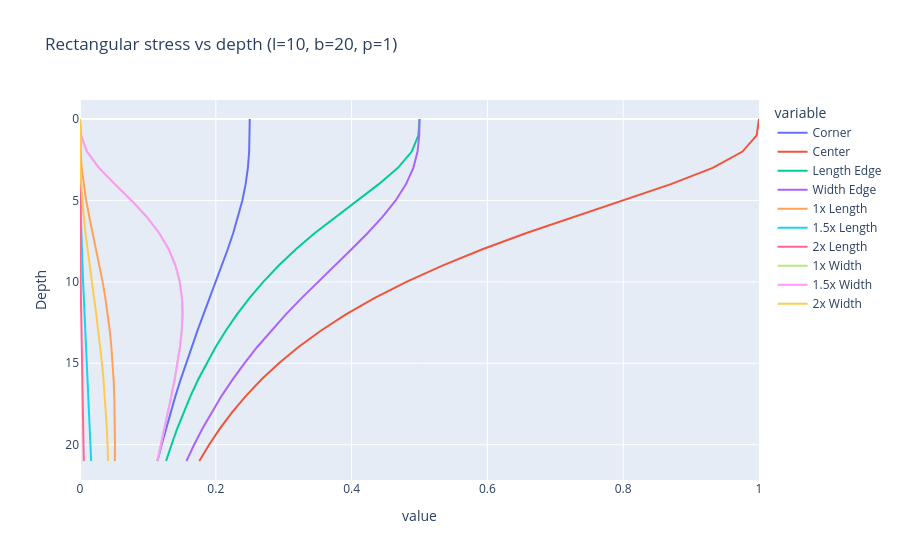

This figure's notebook cell:
### Code cell
# Now let's plot the pressure under a corner
stress_values = [corner_stress,
                 center_stress,
                 length_edge_stress,
                 width_edge_stress,
                 length_1_edge_stress,
                 length_1_5_edge_stress,
                 length_2_edge_stress,
                 width_1_edge_stress,
                 width_1_edge_stress,
                 width_2_edge_stress,
]
names = ["Corner", "Center", "Length Edge", "Width Edge", "1x Length", "1.5x Length", "2x Length",
         "1x Width", "1.5x Width", "2x Width"]

fig = px.line(
    x=stress_values,
    y=z_values,
    labels={'x': 'Vertical stress', 'y': 'Depth'},
    title='Rectangular stress vs depth (l=10, b=20, p=1)'
)
fig.update_yaxes(autorange="reversed")

for i, name in enumerate(names):
    fig.data[i].name = name

fig.show()

### Figure 1 — Plotly figure (JSON) as saved in the notebook; plotly's stock layout.template omitted (floating-point values rounded to 4 significant figures)
{"data": [{"hovertemplate": "variable=wide_variable_0<br>value=%{x}<br>Depth=%{y}<extra></extra>", "legendgroup": "wide_variable_0", "line": {"color": "#636efa", "dash": "solid"}, "marker": {"symbol": "circle"}, "mode": "lines", "name": "Corner", "orientation": "v", "showlegend": true, "type": "scatter", "x": [0.25, 0.2499, 0.2491, 0.2472, 0.2439, 0.2391, 0.233, 0.2257, 0.2176, 0.2089, 0.1999, 0.1909, 0.1818, 0.173, 0.1644, 0.1561, 0.1482, 0.1406, 0.1334, 0.1266, 0.1202, 0.1141], "xaxis": "x", "y": [0.0, 1.0, 2.0, 3.0, 4.0, 5.0, 6.0, 7.0, 8.0, 9.0, 10.0, 11.0, 12.0, 13.0, 14.0, 15.0, 16.0, 17.0, 18.0, 19.0, 20.0, 21.0], "yaxis": "y"}, {"hovertemplate": "variable=wide_variable_1<br>value=%{x}<br>Depth=%{y}<extra></extra>", "legendgroup": "wide_variable_1", "line": {"color": "#EF553B", "dash": "solid"}, "marker": {"symbol": "circle"}, "mode": "lines", "name": "Center", "orientation": "v", "showlegend": true, "type": "scatter", "x": [1.0, 0.9966, 0.9757, 0.9318, 0.8703, 0.7998, 0.7274, 0.6576, 0.5927, 0.5337, 0.4807, 0.4335, 0.3916, 0.3546, 0.3218, 0.2929, 0.2672, 0.2445, 0.2242, 0.2062, 0.1901, 0.1757], "xaxis": "x", "y": [0.0, 1.0, 2.0, 3.0, 4.0, 5.0, 6.0, 7.0, 8.0, 9.0, 10.0, 11.0, 12.0, 13.0, 14.0, 15.0, 16.0, 17.0, 18.0, 19.0, 20.0, 21.0], "yaxis": "y"}, {"hovertemplate": "variable=wide_variable_2<br>value=%{x}<br>Depth=%{y}<extra></extra>", "legendgroup": "wide_variable_2", "line": {"color": "#00cc96", "dash": "solid"}, "marker": {"symbol": "circle"}, "mode": "lines", "name": "Length Edge", "orientation": "v", "showlegend": true, "type": "scatter", "x": [0.5, 0.4984, 0.4886, 0.4682, 0.4401, 0.4083, 0.3763, 0.3459, 0.318, 0.2927, 0.2699, 0.2495, 0.2312, 0.2147, 0.1998, 0.1863, 0.174, 0.1629, 0.1527, 0.1433, 0.1347, 0.1268], "xaxis": "x", "y": [0.0, 1.0, 2.0, 3.0, 4.0, 5.0, 6.0, 7.0, 8.0, 9.0, 10.0, 11.0, 12.0, 13.0, 14.0, 15.0, 16.0, 17.0, 18.0, 19.0, 20.0, 21.0], "yaxis": "y"}, {"hovertemplate": "variable=wide_variable_3<br>value=%{x}<br>Depth=%{y}<extra></extra>", "legendgroup": "wide_variable_3", "line": {"color": "#ab63fa", "dash": "solid"}, "marker": {"symbol": "circle"}, "mode": "lines", "name": "Width Edge", "orientation": "v", "showlegend": true, "type": "scatter", "x": [0.5, 0.4996, 0.4971, 0.4909, 0.4802, 0.4649, 0.4458, 0.4237, 0.3999, 0.3752, 0.3504, 0.3263, 0.3032, 0.2814, 0.261, 0.2421, 0.2246, 0.2086, 0.1939, 0.1804, 0.1681, 0.1568], "xaxis": "x", "y": [0.0, 1.0, 2.0, 3.0, 4.0, 5.0, 6.0, 7.0, 8.0, 9.0, 10.0, 11.0, 12.0, 13.0, 14.0, 15.0, 16.0, 17.0, 18.0, 19.0, 20.0, 21.0], "yaxis": "y"}, {"hovertemplate": "variable=wide_variable_4<br>value=%{x}<br>Depth=%{y}<extra></extra>", "legendgroup": "wide_variable_4", "line": {"color": "#FFA15A", "dash": "solid"}, "marker": {"symbol": "circle"}, "mode": "lines", "name": "1x Length", "orientation": "v", "showlegend": true, "type": "scatter", "x": [0.0, 0.0001024, 0.0007821, 0.00245, 0.005256, 0.009099, 0.01371, 0.01874, 0.02385, 0.02878, 0.03334, 0.0374, 0.0409, 0.04383, 0.04622, 0.0481, 0.04951, 0.05051, 0.05114, 0.05147, 0.05152, 0.05135], "xaxis": "x", "y": [0.0, 1.0, 2.0, 3.0, 4.0, 5.0, 6.0, 7.0, 8.0, 9.0, 10.0, 11.0, 12.0, 13.0, 14.0, 15.0, 16.0, 17.0, 18.0, 19.0, 20.0, 21.0], "yaxis": "y"}, {"hovertemplate": "variable=wide_variable_5<br>value=%{x}<br>Depth=%{y}<extra></extra>", "legendgroup": "wide_variable_5", "line": {"color": "#19d3f3", "dash": "solid"}, "marker": {"symbol": "circle"}, "mode": "lines", "name": "1.5x Length", "orientation": "v", "showlegend": true, "type": "scatter", "x": [1.11e-16, 6.722e-06, 5.309e-05, 0.0001754, 0.0004038, 0.0007601, 0.001257, 0.001896, 0.002672, 0.003573, 0.004578, 0.005666, 0.006812, 0.007993, 0.009186, 0.01037, 0.01152, 0.01264, 0.0137, 0.01469, 0.01561, 0.01645], "xaxis": "x", "y": [0.0, 1.0, 2.0, 3.0, 4.0, 5.0, 6.0, 7.0, 8.0, 9.0, 10.0, 11.0, 12.0, 13.0, 14.0, 15.0, 16.0, 17.0, 18.0, 19.0, 20.0, 21.0], "yaxis": "y"}, {"hovertemplate": "variable=wide_variable_6<br>value=%{x}<br>Depth=%{y}<extra></extra>", "legendgroup": "wide_variable_6", "line": {"color": "#FF6692", "dash": "solid"}, "marker": {"symbol": "circle"}, "mode": "lines", "name": "2x Length", "orientation": "v", "showlegend": true, "type": "scatter", "x": [0.0, 1.259e-06, 1.001e-05, 3.345e-05, 7.82e-05, 0.00015, 0.0002537, 0.0003929, 0.00057, 0.0007861, 0.001041, 0.001334, 0.001662, 0.002022, 0.002412, 0.002826, 0.00326, 0.003709, 0.004169, 0.004635, 0.005103, 0.005568], "xaxis": "x", "y": [0.0, 1.0, 2.0, 3.0, 4.0, 5.0, 6.0, 7.0, 8.0, 9.0, 10.0, 11.0, 12.0, 13.0, 14.0, 15.0, 16.0, 17.0, 18.0, 19.0, 20.0, 21.0], "yaxis": "y"}, {"hovertemplate": "variable=wide_variable_7<br>value=%{x}<br>Depth=%{y}<extra></extra>", "legendgroup": "wide_variable_7", "line": {"color": "#B6E880", "dash": "solid"}, "marker": {"symbol": "circle"}, "mode": "lines", "name": "1x Width", "orientation": "v", "showlegend": true, "type": "scatter", "x": [1.11e-16, 0.001475, 0.01023, 0.02793, 0.05127, 0.07576, 0.09809, 0.1166, 0.1307, 0.1407, 0.1469, 0.1502, 0.1509, 0.1498, 0.1473, 0.1437, 0.1394, 0.1346, 0.1295, 0.1243, 0.1191, 0.1139], "xaxis": "x", "y": [0.0, 1.0, 2.0, 3.0, 4.0, 5.0, 6.0, 7.0, 8.0, 9.0, 10.0, 11.0, 12.0, 13.0, 14.0, 15.0, 16.0, 17.0, 18.0, 19.0, 20.0, 21.0], "yaxis": "y"}, {"hovertemplate": "variable=wide_variable_8<br>value=%{x}<br>Depth=%{y}<extra></extra>", "legendgroup": "wide_variable_8", "line": {"color": "#FF97FF", "dash": "solid"}, "marker": {"symbol": "circle"}, "mode": "lines", "name": "1.5x Width", "orientation": "v", "showlegend": true, "type": "scatter", "x": [1.11e-16, 0.001475, 0.01023, 0.02793, 0.05127, 0.07576, 0.09809, 0.1166, 0.1307, 0.1407, 0.1469, 0.1502, 0.1509, 0.1498, 0.1473, 0.1437, 0.1394, 0.1346, 0.1295, 0.1243, 0.1191, 0.1139], "xaxis": "x", "y": [0.0, 1.0, 2.0, 3.0, 4.0, 5.0, 6.0, 7.0, 8.0, 9.0, 10.0, 11.0, 12.0, 13.0, 14.0, 15.0, 16.0, 17.0, 18.0, 19.0, 20.0, 21.0], "yaxis": "y"}, {"hovertemplate": "variable=wide_variable_9<br>value=%{x}<br>Depth=%{y}<extra></extra>", "legendgroup": "wide_variable_9", "line": {"color": "#FECB52", "dash": "solid"}, "marker": {"symbol": "circle"}, "mode": "lines", "name": "2x Width", "orientation": "v", "showlegend": true, "type": "scatter", "x": [-1.11e-16, 3.26e-05, 0.0002552, 0.0008306, 0.001874, 0.003439, 0.005522, 0.008066, 0.01098, 0.01414, 0.01743, 0.02074, 0.02396, 0.02701, 0.02984, 0.03238, 0.03464, 0.03658, 0.03821, 0.03955, 0.0406, 0.04139], "xaxis": "x", "y": [0.0, 1.0, 2.0, 3.0, 4.0, 5.0, 6.0, 7.0, 8.0, 9.0, 10.0, 11.0, 12.0, 13.0, 14.0, 15.0, 16.0, 17.0, 18.0, 19.0, 20.0, 21.0], "yaxis": "y"}], "layout": {"legend": {"title": {"text": "variable"}, "tracegroupgap": 0}, "title": {"text": "Rectangular stress vs depth (l=10, b=20, p=1)"}, "xaxis": {"anchor": "y", "domain": [0.0, 1.0], "title": {"text": "value"}}, "yaxis": {"anchor": "x", "autorange": "reversed", "domain": [0.0, 1.0], "title": {"text": "Depth"}}}}
